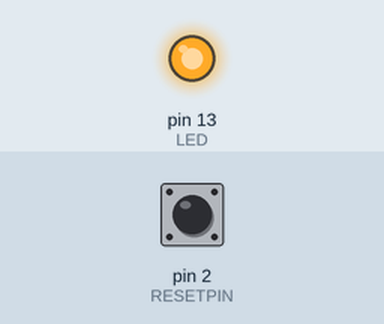
Recording of a sketch running on a simulated Arduino Uno, built with avr-gcc and run on an emulated ATmega328P. Parts: output pins drawn as LEDs (lit = HIGH). Dashed ring = blinking. The test bench sets the inputs (shaded band); at power-on: pin 2 (RESETPIN) HIGH.

Above: at 0.1 s.
At 1.2 s:
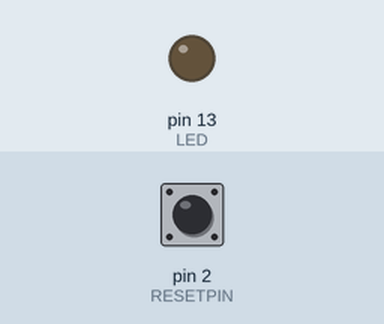
1.3 s: pin 2 (RESETPIN) pulled LOW for 3.2 s
At 5.3 s:
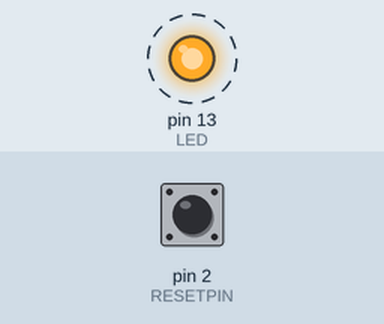
Timing chart, 0 to 14.0 s (numbered marks = the images above; inputs shaded):
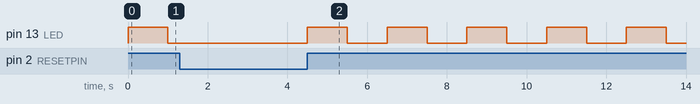

The sketch:

interrupt_improved.ino
```cpp
const byte LED=13;
const byte RESETPIN=2;
volatile boolean reset;
volatile byte loopCounter;
byte counter1; //contador para el led de encendido
byte counter2; //contador para el for de apagado
byte insideLoop;

void setup() {
  // put your setup code here, to run once:
  pinMode(LED,OUTPUT);
  pinMode(RESETPIN,INPUT);
  attachInterrupt(0,ISR_RESET, LOW);
}

void loop() {
  // put your main code here, to run repeatedly:
  while(loopCounter<5){
    insideLoop=1;//control del momento de la interrupcion
    for(counter1=0; counter1<100; counter1++){//dividimos el tiempo en 100 para hacer mas facil
      if(reset==1){
        break; //rompemos el ciclo
      }
      digitalWrite(LED,HIGH);
      delay(10);
    }
    for(counter2=0; counter2<100; counter2++){
      if(reset==1){
        break;      //rompemos el bucled de apagado
      }
      digitalWrite(LED,LOW);
      delay(10);
    }
    loopCounter++;
    insideLoop=0;
    reset=0;
  }
}
void ISR_RESET(){
  if(insideLoop==1){
    loopCounter=-1;
    reset=1;
  }else{
    loopCounter=0;
  }
}
```

Measured:
- by itself, pin 13 (LED): alternates HIGH for 1.0 s and LOW for 1.0 s
